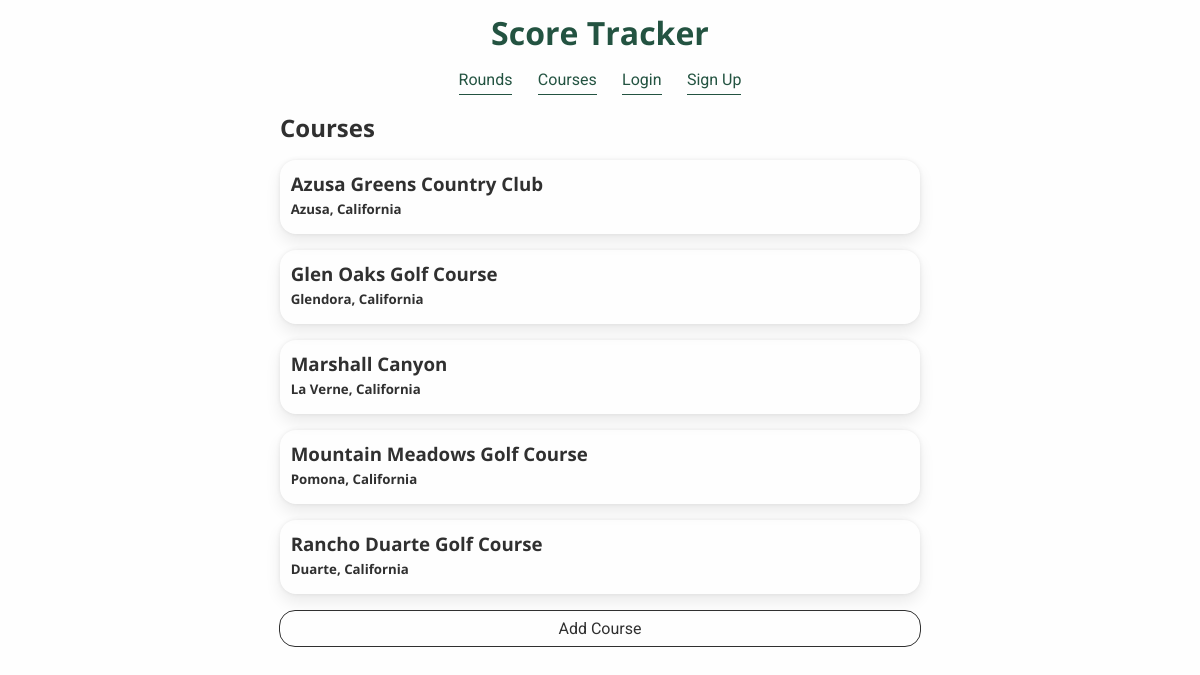
Page /courses/ on the committed database.
### golfapp/models.py (models this page shows, shortened)
class Course(models.Model):
    name = models.CharField(max_length=255)
    city = models.CharField(max_length=255)
    state = models.CharField(max_length=255)
    tee_colors = models.ManyToManyField('TeeColor', blank=False, related_name='courses') # Each hole must be attached to a course.
    class Meta:
        ordering = ['name']

### golfapp/views.py (the view)
# urls.py: path('courses/', CourseList.as_view(), name='course_list'),
class CourseList(ListView):
    model = Course
    context_object_name = 'course_list'

### templates/golfapp/course_list.html (shortened to what this page needs)
{% extends "base.html" %}
{% block content %}
    <h2>Courses</h2>
    {% for course in course_list %}
    <a href="{% url 'course_detail'  course.id  %}" class="course-link"><div class="courses-container">
            <h3>{{ course.name }}</h3>
            <h5>{{ course.city }}, {{ course.state }}</h5>
        </div></a>
    {% endfor %}
    <div class="link-button">
        <a href="{% url 'course_create' %}" >Add Course</a>
    </div>
{% endblock %}

### static/css/golfapp.css (style rules this page uses)
* { font-family: 'Roboto', sans-serif; color: #303030; }
body { background-color: #FEFEFE; margin: 0; }
h1, h2, h3, h4, h5, h6, h1 a, h2 a, h3 a, h4 a { font-family: 'Open Sans', sans-serif; margin:0; }
.courses-container, .rounds-container { padding: 0.67em; padding-bottom: 1em; box-shadow: 0 8px 16px 0 rgba(0,0,0,.08), 0 0 4px 0 rgba(0,0,0,.08); border-radius: 1em; }
.courses-container > h5, .rounds-container > h5 { padding-top:0.33em; }
.course-link, .round-link { display:block; text-decoration: none; margin: 1.2em 0; width: 100%; height: 100% }
.link-button { border: solid 1px #303030; border-radius: 1em; margin: 1em; position: relative; }
.link-button > a { text-align: center; display:inline-block; text-decoration: none; padding: 0.5em 0; width: 100%; height: 100% }
@media only screen and (min-width: 40em) { h2, .link-button, .round-link, .course-link { max-width: 40rem; } }
@media only screen and (min-width: 40em) { h2 { margin: 0 auto; } }
@media only screen and (min-width: 40em) { .course-link, .round-link, .link-button { margin: 1em auto; } }

### rows in the picture
Course: name "Azusa Greens Country Club", city "Azusa", state "California"
Course: name "Glen Oaks Golf Course", city "Glendora", state "California"
Course: name "Marshall Canyon", city "La Verne", state "California"
Course: name "Mountain Meadows Golf Course", city "Pomona", state "California"
Course: name "Rancho Duarte Golf Course", city "Duarte", state "California"
